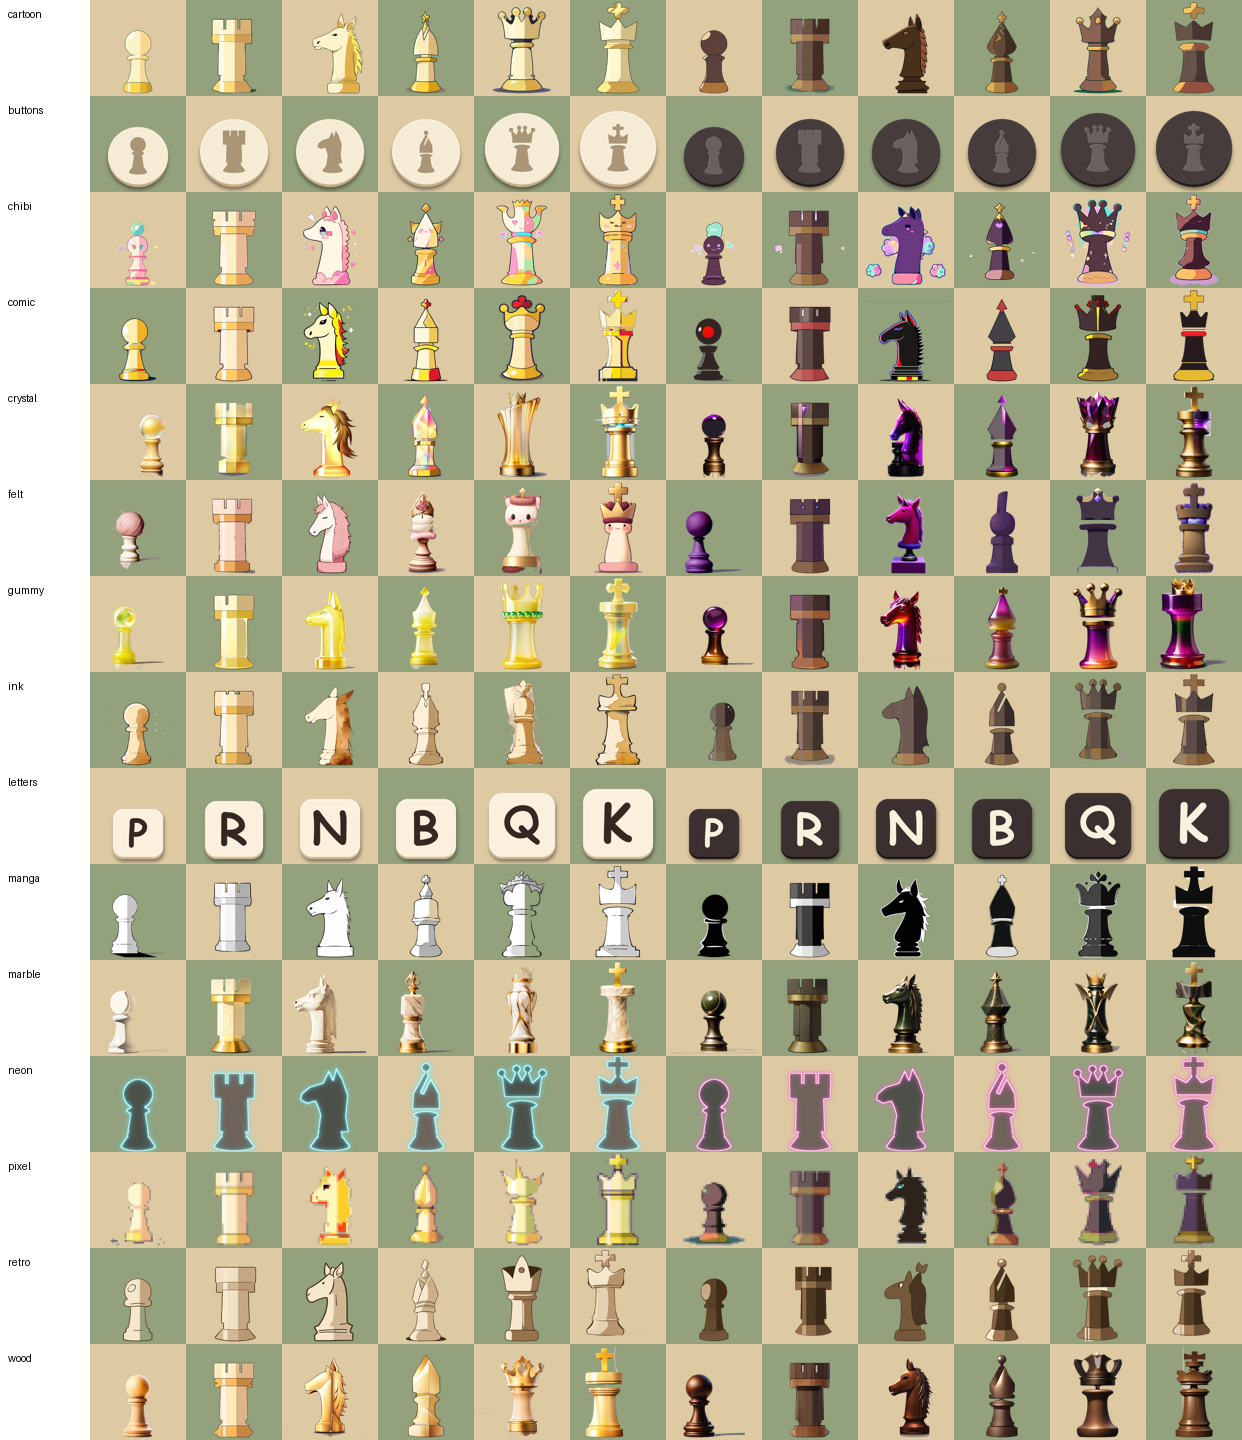

Reproduce this figure in Python.
# -*- coding: utf-8 -*-
# Every finished piece set on a strip of board squares, one row per style, so
# the sets can be compared at the size the app actually shows them.
#   python proof_styles.py
import os
from PIL import Image, ImageDraw

ROOT = os.path.dirname(os.path.abspath(__file__))
PIECES = os.path.normpath(os.path.join(ROOT, '..', '..', 'public', 'pieces'))
LIGHT, DARK = (221, 201, 162), (147, 161, 125)
CELL = 96

styles = ['cartoon'] + sorted(d for d in os.listdir(PIECES) if os.path.isdir(os.path.join(PIECES, d)))
cols = [k + s for s in 'wb' for k in 'prnbqk']
sheet = Image.new('RGB', (CELL * len(cols) + 90, CELL * len(styles)), (255, 255, 255))
d = ImageDraw.Draw(sheet)
for r, style in enumerate(styles):
    folder = PIECES if style == 'cartoon' else os.path.join(PIECES, style)
    d.text((8, r * CELL + 8), style, fill=(0, 0, 0))
    for c, name in enumerate(cols):
        tile = Image.new('RGB', (CELL, CELL), LIGHT if (r + c) % 2 == 0 else DARK)
        f = os.path.join(folder, f'{name}.webp')
        if os.path.exists(f):
            im = Image.open(f).resize((CELL, CELL))
            tile.paste(im, (0, 0), im)
        sheet.paste(tile, (90 + c * CELL, r * CELL))
sheet.save(os.path.join(ROOT, 'proof_styles.png'))
print(len(styles), 'styles ->', 'proof_styles.png')
